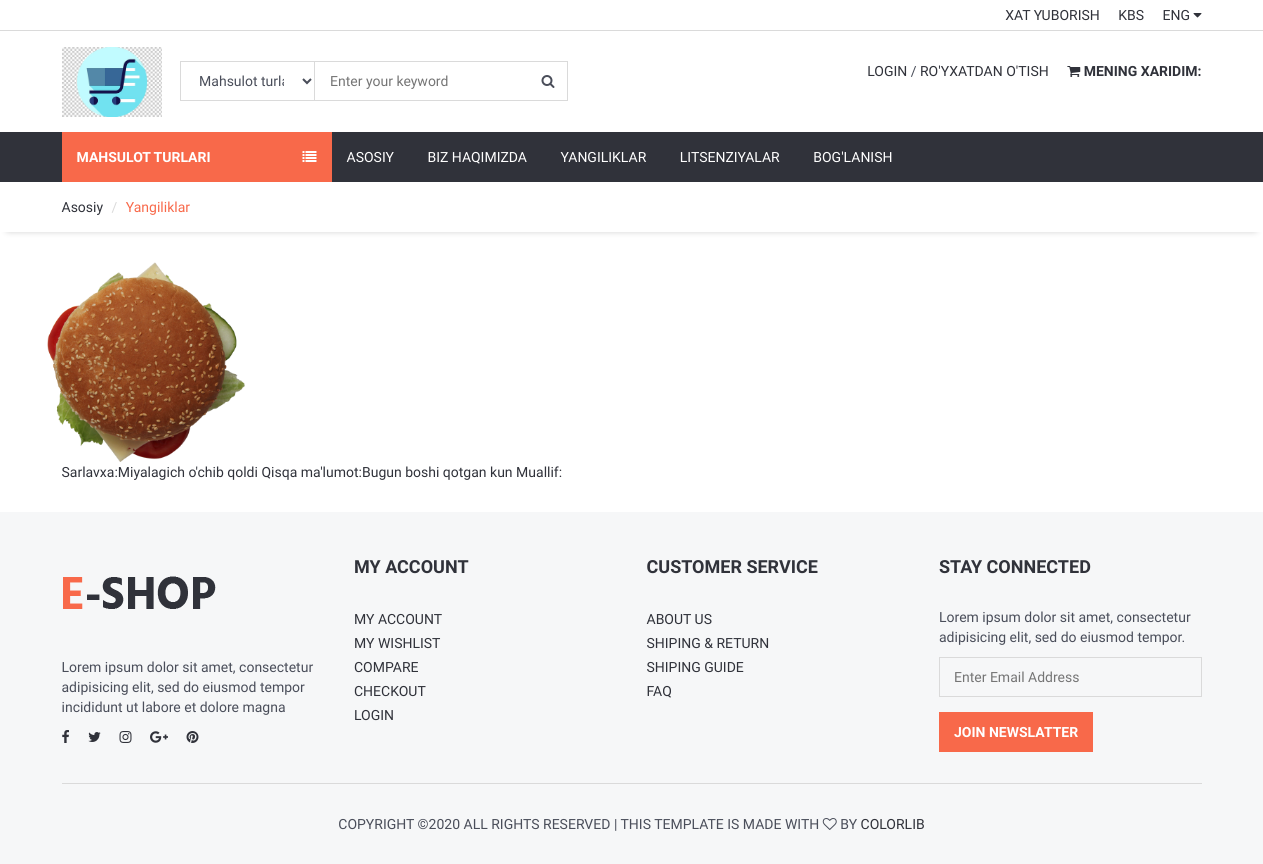
/post/, run on an earlier commit of the app's database.
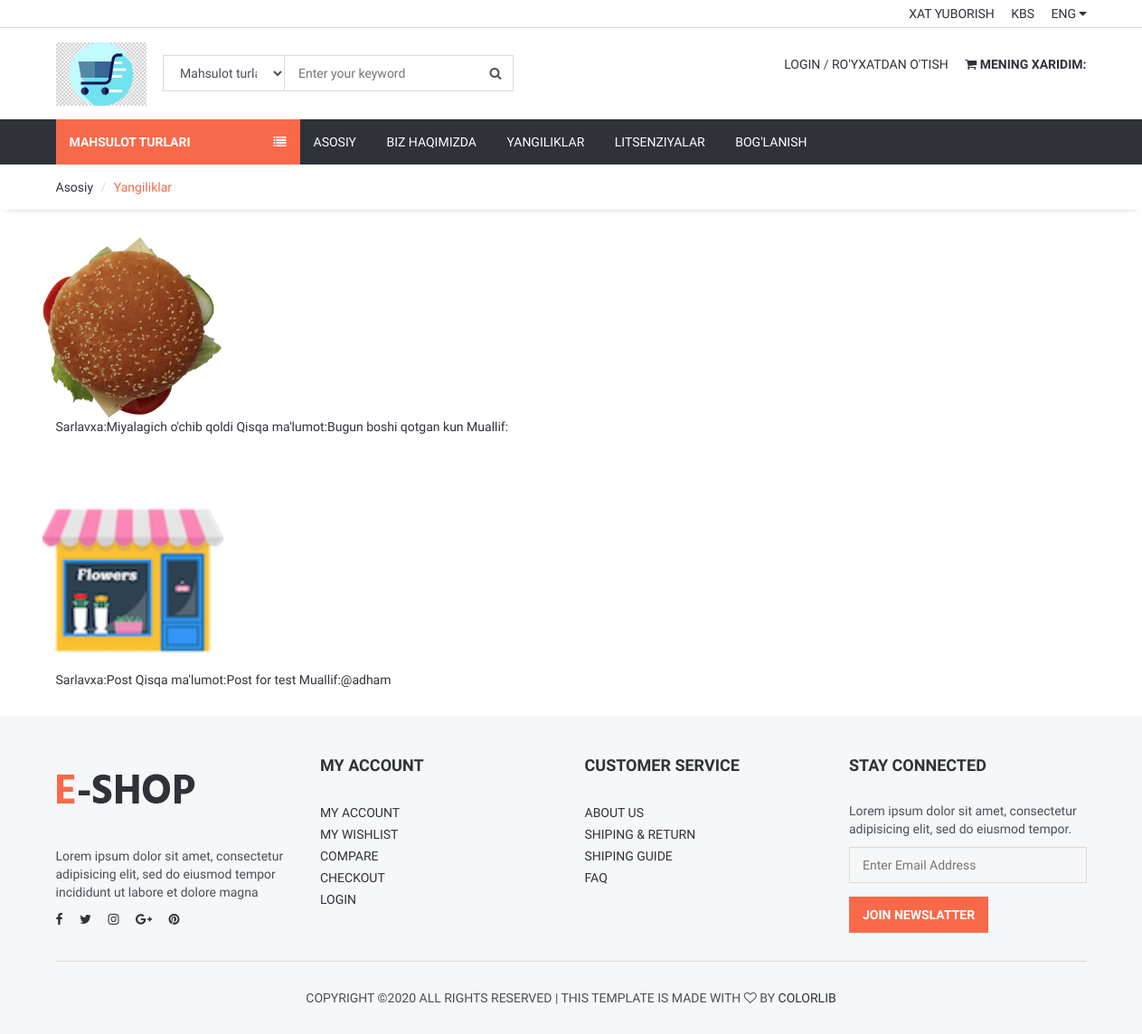
And on a later commit of the database.
### home/models.py (models this page shows, shortened)
class Post(models.Model): # kompaniya yangiliklari
    title = models.CharField(max_length=255)
    description = models.CharField(max_length=255)
    detail = RichTextUploadingField()
    image = models.ImageField(upload_to='media/images/')
    author = models.CharField(max_length=255, blank=True)
    create_at = models.DateTimeField(auto_now_add=True)
    update_at = models.DateTimeField(auto_now=True)
    def image_tag(self):
        return mark_safe('<img src="{}" height="50">'.format(self.image.url))
    image_tag.short_description = 'Image'

### home/views.py (the view)
# urls.py: path('post/',views.post,name='post'),
def post(request):
    category = Category.objects.all()
    post = Post.objects.all()
    return render(request, 'post.html',{'post':post,'category':category,})

### home/templates/post.html (shortened to what this page needs)
{% extends 'homebase.html'%}
{% load static %}
{% block sidebar %}{% include 'sidebar.html' %} {% endblock %}
{% block body %}
	<div id="breadcrumb">
		<div class="container">
			<ul class="breadcrumb">
				<li><a href="/">Asosiy</a></li>
				<li class="active">Yangiliklar</li>
			</ul>
		</div>
	</div>
    {% for rs in post %}
	<div class="section">
		<div class="container">
			<div class="row">
                <img src="{{ rs.image.url }}"  style="height: 200px" alt="">
			</div>
            <a href="/post/{{ rs.id }}">Sarlavxa:{{ rs.title }}</a>
            <a href="/post/{{ rs.id }}">Qisqa ma'lumot:{{ rs.description }}</a>
            <a href="/post/{{ rs.id }}">Muallif:{{ rs.author }}</a>
		</div>
	</div>
    {% endfor %}
 {% endblock %}
{% block footer %}{% include 'footer.html' %} {% endblock %}

### home/templates/homebase.html (shortened to what this page needs)
{% load static %}
<!DOCTYPE html>
<html lang="en">
<head>
	<link type="text/css" rel="stylesheet" href="{% static 'css/bootstrap.min.css' %}" />
	<link type="text/css" rel="stylesheet" href="{% static 'css/slick.css' %}" />
	<link type="text/css" rel="stylesheet" href="{% static 'css/slick-theme.css' %}" />
	<link type="text/css" rel="stylesheet" href="{% static 'css/nouislider.min.css' %}" />
	<link rel="stylesheet" href="{% static 'css/font-awesome.min.css' %}">
	<link type="text/css" rel="stylesheet" href="{% static 'css/style.css' %}" />
</head>
<body>
{% include 'header.html' %}
{% block sidebar %}{% endblock %}
{% block body %}{% endblock %}
{% block footer %}{% endblock %}
</body>
</html>

### home/templates/header.html (shortened to what this page needs)
{% load static %}
	<header>
		<div id="top-header">
			<div class="container">
				<div class="pull-right">
					<ul class="header-top-links">
						<li><a href="/contact">Xat yuborish</a></li>
						<li><a href="/faq">KBS</a></li>
						<li class="dropdown default-dropdown">
							<a class="dropdown-toggle" data-toggle="dropdown" aria-expanded="true">ENG <i class="fa fa-caret-down"></i></a>
						</li>
					</ul>
				</div>
			</div>
		</div>
		<div id="header">
			<div class="container">
				<div class="pull-left">
					<div class="header-logo">
						<a class="logo" href="#">
							<img src="{% static 'ox.ico' %}" alt="">
						</a>
					</div>
					<div class="header-search">
						<form action="/search/" method="post">
							<input id="query" name="query" class="input search-input" type="text" placeholder="Enter your keyword">
							<select name="catid" class="input search-categories">
								<option value="0">Mahsulot turlari</option>
							</select>
							<button class="search-btn"><i class="fa fa-search"></i></button>
						</form>
					</div>
				</div>
				<div class="pull-right">
					<ul class="header-btns">
						<li class="header-account dropdown default-dropdown">
                            {% if user.id is not None %}
						    	<div class="dropdown-toggle" role="button" data-toggle="dropdown" aria-expanded="true">
						    		<div class="header-btns-icon">
							    		<img src="{{ profile.image.url }}" style="height: 40px; border-radius: 30%">
							    	</div>
							    	<strong class="text-uppercase">{{ user }} <i class="fa fa-caret-down"></i></strong>
							    </div>
                            {% else %}
							    <a href="/login/" class="text-uppercase">Login</a> / <a href="/signup/" class="text-uppercase">Ro'yxatdan o'tish</a>
							{% endif %}
						</li>
						<li class="header-cart dropdown default-dropdown">
							<a href="/shopcart/"><i class="fa fa-shopping-cart"></i>
								<strong class="text-uppercase">Mening xaridim:</strong>
								<br>
							</a>
						</li>
					</ul>
				</div>
			</div>
		</div>
	</header>

### home/templates/sidebar.html (shortened to what this page needs)
 {% load static %}
        <div id="navigation">
            <div class="container">
                <div id="responsive-nav">
                    {% if page %}
                        <div class="category-nav">
                    {% else %}
                        <div class="category-nav show-on-click">
                    {% endif %}
                        <span class="category-header">Mahsulot turlari<i class="fa fa-list"></i></span>
                    </div>
                    <div class="menu-nav">
                        <ul class="menu-list">
                            <li><a href="/">Asosiy</a></li>
                            <li><a href="/about">Biz haqimizda</a></li>
                            <li><a href="/post">Yangiliklar</a></li>
                            <li><a href="/lic">Litsenziyalar</a></li>
                            <li><a href="/contact">Bog'lanish</a></li>
                        </ul>
                    </div>
                </div>
            </div>
        </div>

### home/templates/footer.html (shortened to what this page needs)
{% load static %}
	<footer id="footer" class="section section-grey">
		<div class="container">
			<div class="row">
				<div class="col-md-3 col-sm-6 col-xs-6">
					<div class="footer">
						<div class="footer-logo">
							<a class="logo" href="#">
		            <img src="./img/logo.png" alt="">
		          </a>
						</div>
						<p>Lorem ipsum dolor sit amet, consectetur adipisicing elit, sed do eiusmod tempor incididunt ut labore et dolore magna</p>
						<ul class="footer-social">
							<li><a href="#"><i class="fa fa-facebook"></i></a></li>
							<li><a href="#"><i class="fa fa-twitter"></i></a></li>
							<li><a href="#"><i class="fa fa-instagram"></i></a></li>
							<li><a href="#"><i class="fa fa-google-plus"></i></a></li>
							<li><a href="#"><i class="fa fa-pinterest"></i></a></li>
						</ul>
					</div>
				</div>
				<div class="col-md-3 col-sm-6 col-xs-6">
					<div class="footer">
						<h3 class="footer-header">My Account</h3>
						<ul class="list-links">
							<li><a href="#">My Account</a></li>
							<li><a href="#">My Wishlist</a></li>
							<li><a href="#">Compare</a></li>
							<li><a href="#">Checkout</a></li>
							<li><a href="#">Login</a></li>
						</ul>
					</div>
				</div>
				<div class="col-md-3 col-sm-6 col-xs-6">
					<div class="footer">
						<h3 class="footer-header">Customer Service</h3>
						<ul class="list-links">
							<li><a href="#">About Us</a></li>
							<li><a href="#">Shiping & Return</a></li>
							<li><a href="#">Shiping Guide</a></li>
							<li><a href="#">FAQ</a></li>
						</ul>
					</div>
				</div>
				<div class="col-md-3 col-sm-6 col-xs-6">
					<div class="footer">
						<h3 class="footer-header">Stay Connected</h3>
						<p>Lorem ipsum dolor sit amet, consectetur adipisicing elit, sed do eiusmod tempor.</p>
						<form>
							<div class="form-group">
								<input class="input" placeholder="Enter Email Address">
							</div>
							<button class="primary-btn">Join Newslatter</button>
						</form>
					</div>
				</div>
			</div>
			<hr>
			<div class="row">
				<div class="col-md-8 col-md-offset-2 text-center">
					<div class="footer-copyright">
						Copyright &copy;<script>document.write(new Date().getFullYear());</script> All rights reserved | This template is made with <i class="fa fa-heart-o" aria-hidden="true"></i> by <a href="https://colorlib.com" target="_blank">Colorlib</a>
					</div>
				</div>
			</div>
		</div>
	</footer>

### home/static/css/style.css (style rules this page uses)
body { font-family: 'Hind', sans-serif; color: #4A4E5A; overflow-x: hidden; }
h1, h2, h3, h4, h5, h6 { color: #30323A; margin: 0 0 10px; font-weight: 700; }
a { color: #30323A; -webkit-transition: 0.3s color; transition: 0.3s color; }
strong { color: #30323A; }
ul, ol { margin: 0; padding: 0; list-style: none }
hr { margin-top: 15px; margin-bottom: 15px; border-color: #DADADA; }
.main-btn, .primary-btn { display: inline-block; padding: 10px 15px; text-transform: uppercase; font-weight: 700; border: none; -webkit-transition: 0.3s all; transition: 0.3s all; }
.primary-btn { color: #FFF; background-color: #F8694A; }
.input { width: 100%; height: 40px; padding: 0px 15px; border: none; background-color: transparent; -webkit-box-shadow: 0px 0px 0px 1px #DADADA inset, 0px 0px 0px 5px transparent; box-shadow: 0px 0px 0px 1px #DADADA inset, 0px 0px 0px 5px transparent; -webkit-transition: 0.3s all; transition: 0.3s all; }
.list-links li>a { position: relative; display: inline-block; text-transform: uppercase; padding: 2px 0px; -webkit-transition: 0.3s all; transition: 0.3s all; }
.list-links li>a:before { content: "\f105"; position: absolute; left: 0px; font-family: FontAwesome; -webkit-transform: translateX(-10px); -ms-transform: translateX(-10px); transform: translateX(-10px); opacity: 0; visibility: hidden; -webkit-transition: 0.3s all; transition: 0.3s all; }
.section { padding-top: 30px; padding-bottom: 30px; }
.section-grey { background: #F6F7F8; }
#breadcrumb { -webkit-box-shadow: 0px 6px 6px -6px rgba(0, 0, 0, 0.175); box-shadow: 0px 6px 6px -6px rgba(0, 0, 0, 0.175); }
.breadcrumb { background-color: transparent; border: none; border-radius: 0px; padding: 15px 0px; margin: 0; }
.breadcrumb>.active { color: #F8694A; }
.breadcrumb>li+li:before { color: #DADADA; }
#header { padding-top: 15px; padding-bottom: 15px; }
#top-header { padding-top: 5px; padding-bottom: 5px; border-bottom: 1px solid #DADADA; }
.header-top-links>li { display: inline-block; }
.header-top-links>li+li { margin-left: 15px; }
.header-top-links>li>a { cursor: pointer; text-transform: uppercase; }
.header-logo { display: inline-block; margin-right: 15px; }
.header-logo .logo>img { width: 100%; max-height: 70px; }
.header-search { display: inline-block; padding: 15px 0px; max-width: 400px; }
.header-search>form { position: relative; }
.header-search>form .search-input { padding-left: 150px; padding-right: 45px; }
.header-search>form .search-categories { position: absolute; left: 0px; top: 0px; width: 135px; }
.header-search>form .search-btn { position: absolute; top: 0px; right: 0px; width: 40px; height: 40px; background-color: transparent; border: none; }
.header-btns>li { display: inline-block; vertical-align: top; padding: 15px 0px; }
.header-btns>li+li { margin-left: 15px; }
#navigation { background-color: #30323A; }
#navigation .container { position: relative; }
.category-nav { float: left; width: 270px; }
.category-nav .category-header { padding: 15px; display: block; text-transform: uppercase; background: #F8694A; color: #FFF; font-weight: 700; }
.category-nav .category-header>i { float: right; line-height: 20px; }
.menu-nav .menu-list>li { display: inline-block; }
.menu-nav .menu-list>li>a { display: block; padding: 15px; color: #FFF; text-transform: uppercase; }
.footer { margin: 15px 0px; }
.footer .footer-header { font-size: 18px; text-transform: uppercase; margin-bottom: 30px; }
.footer-logo { margin-bottom: 30px; }
.footer-logo .logo { display: inline-block; }
.footer-logo .logo>img { width: 100%; max-height: 70px; }
.footer-social>li { display: inline-block; margin-right: 15px; margin-bottom: 6px; }
.footer-social>li:last-child { margin-right: 0px; }
.footer-copyright { margin-top: 15px; text-transform: uppercase; font-size: 14px; }

What changed in the data, as far as the page shows it:
added Post: image (picture), title "Post", description "Post for test", author "@adham"
